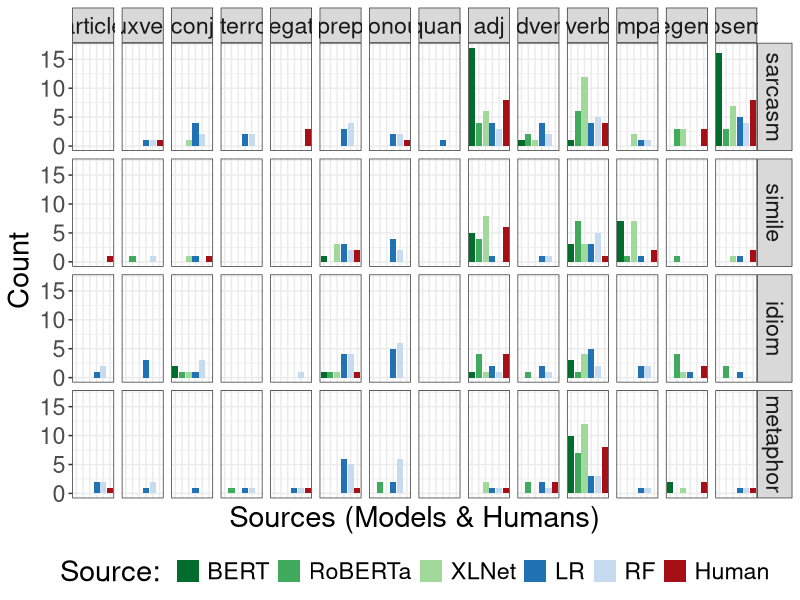

Write the R code that produced this figure.
## ---- chunk 1
library(tidyverse)
library(dplyr)
library(tidyr)
library(ggplot2)
library(ggsci)
library(RColorBrewer)
## ---- chunk 2
function_categ <-  c('article', 'auxverb', 'conj', 'interrog', 'negate', 'prep', 'pronoun', "quant")
content_categ <-  c('adj', 'adverb', 'verb', 'compare')
sentiment_categ <- c('negemo', 'posemo')

all_categ = c(function_categ, content_categ, sentiment_categ)
all_categ
## ---- chunk 3
df <- read.csv("../results/liwc_mapping/liwc_mapping_aggregated_statistics.tsv", sep = "\t", header = TRUE) %>% 
  mutate_if(is.character, as.factor) %>% 
  mutate(
    object = fct_relevel(object, "BERT", "RoBERTa", "XLNet", "LR", "RF", "Human"),
    LIWC_category = fct_relevel(LIWC_category, all_categ),
    figurative_language_class = fct_relevel(figurative_language_class, "sarcasm", "simile", "idiom", "metaphor")
  )

df
## ---- chunk 4
brewer.pal(n=9, name="Blues")
brewer.pal(n=9, name="Reds")
brewer.pal(n=9, name="Greens")
## ---- chunk 5
p <- ggplot(df, aes(x = object, y = count, fill = object)) + 
  geom_bar(stat = "identity", position = "dodge") +
  facet_grid(figurative_language_class ~ LIWC_category) +
  #ylim(0, 20) + 
  xlab("Sources (Models & Humans)") + 
  ylab("Count") + 
  #scale_fill_jco() +
  scale_fill_manual(values=c("#006D2C",
                             "#41AB5D",
                             "#A1D99B",
                             "#2171B5",
                             "#C6DBEF",
                             "#A50F15")) + 
  theme_bw() + 
  scale_x_discrete(guide=guide_axis(angle=90)) +
  theme(legend.position = "bottom",
        text = element_text(size = 21),
        #axis.title.x=element_blank(),
        axis.text.x=element_blank(),
        axis.ticks.x=element_blank()
      ) + 
  guides(fill = guide_legend(nrow = 1, title="Source: "))

ggsave(
  "../results/liwc_mapping/liwc_mapping_plot.pdf",
  plot = p,
  width = 16, height = 6.5,
  dpi = 300)
